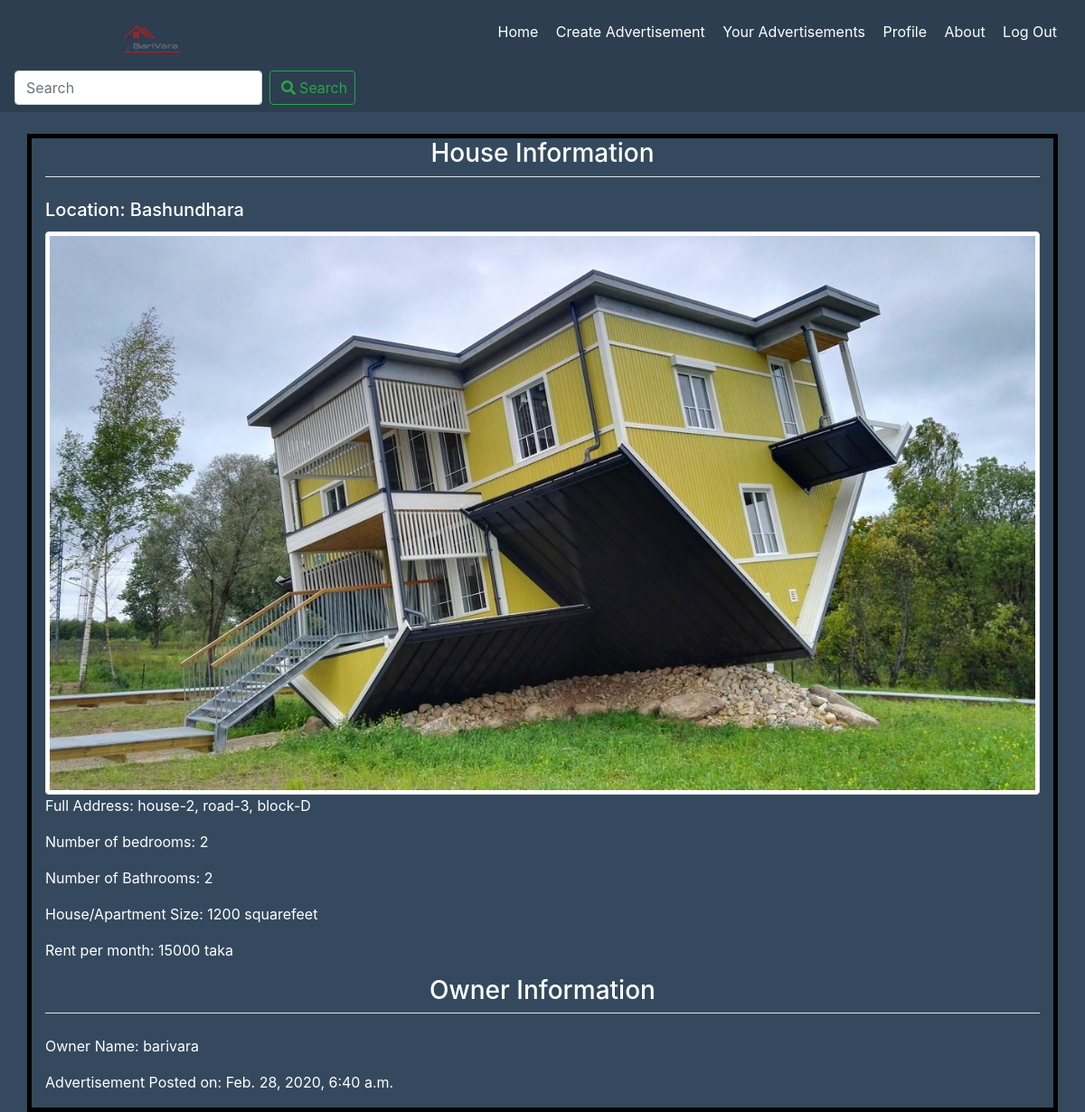
The page /BariVara/advertisements/15/ on the database its author committed.
### BariVara/models.py (models this page shows, shortened)
class advertisements(models.Model):
    place=models.CharField(max_length=30)
    address=models.CharField(max_length=50)
    bedroom=models.PositiveSmallIntegerField()
    bathroom=models.PositiveSmallIntegerField()
    rent=models.PositiveIntegerField()
    size=models.PositiveIntegerField()
    date_posted=models.DateTimeField(default=timezone.now)
    owner= models.ForeignKey(User,on_delete=models.CASCADE)
    image = models.ImageField(default='defaulthouse.jpg',upload_to='house_pics')
    slug=models.SlugField()

### BariVara/views.py (the view)
# urls.py: path('advertisements/<int:pk>/',AdvertisementDetailsView.as_view() , name='advertisement_details'),
class AdvertisementDetailsView(DetailView):
    model=advertisements
    template_name= 'BariVara/advertisement_details.html'

### BariVara/templates/BariVara/advertisement_details.html (shortened to what this page needs)
<!DOCTYPE html>
<html lang="en">
<head>
    {% load static %}
    <link rel="stylesheet" href="https://maxcdn.bootstrapcdn.com/bootstrap/4.0.0/css/bootstrap.min.css">
    <link rel="stylesheet" href="https://use.fontawesome.com/releases/v5.0.8/css/all.css">
</head>
<body>
    <nav class="navbar navbar-transparent " >
        <img src="{% static 'BariVara/Logo.png' %}">
        <ul>
            <li> <a href='{% url 'HomePage' %}'> Home </a></li>
            <li> <a href='{% url 'create_advertisements' %}'> Create Advertisement </a></li>
            <li> <a href='{% url 'your_advertisements' %}'> Your Advertisements </a></li>
            <li> <a href='{% url 'profile' %}'> Profile </a></li>
            <li> <a href="#"> About</a></li>
            <li> <a href='{% url 'logout' %}'> Log Out </a></li>
        </ul>
         <form class="form-inline">
         <input class="form-control mr-sm-2" type="search" placeholder="Search"  aria-label="Search">
         <button class="btn btn-outline-success my-2 my-sm-0" type="submit"><i class="fas fa-search"></i><a>Search</a></button>
        </form>
    </nav>
  <div class="container">
           <legend class="border-bottom mb-4 text-center"><h3>House Information</h3></legend>
           <h5 class="card-title">Location: {{object.place}} </h5>
           <img src="{{ object.image.url }}" alt="..." class="img-thumbnail">
           <p> Full Address: {{object.address}}</p>
           <p>Number of bedrooms: {{object.bedroom}}</p>
           <p>Number of Bathrooms: {{object.bathroom}}</p>
           <p>House/Apartment Size: {{object.size}} squarefeet</p>
           <p>Rent per month: {{object.rent}} taka</p>
           <legend class="border-bottom mb-4 text-center"><h3>Owner Information</h3></legend>
           <p>Owner Name: {{object.owner}}</p>
           <p>Advertisement Posted on: {{object.date_posted}}</p>
    </div>
</body>
</html>

### BariVara/templates/BariVara/advertisement_details.html (style rules this page uses)
body { background-color: #34495e ; }
nav { width: 100%; background-color: #2C3E50; }
nav img { width: 6%; height: auto; margin-left: 10%; }
nav ul li { list-style-type: none; display: inline-block; }
nav ul li a { text-decoration: none; color: white; padding-right: 15px; display: inline-block; border: none; }
nav form button i { margin-right: 6%; }
.container { margin-top: 2%; border: 5px solid black; color:white; }

### rows shown on the page
advertisements: place "Bashundhara", image (placeholder picture), address "house-2, road-3, block-D", bedroom "2", bathroom "2", size "1200", rent "15000", owner "barivara", date_posted "Feb. 28, 2020, 6:40 a.m."
